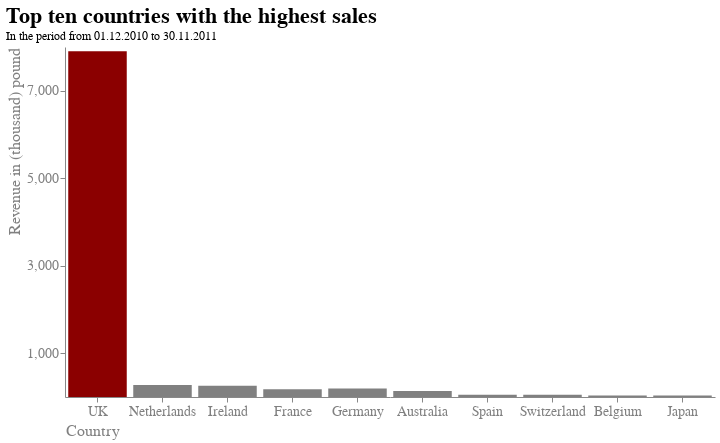

Notebook source saved alongside this figure:
### Markdown cell above
# Chart Beschreibung
Um zuerst eine Übersicht dem Zuhörer zu ermöglichen über den aktuellen Kenntnisstand werden die Umsätze nach Regionen / Ländern gezeigt. Hierfür werden die Regionen aufgrund der hohen Anzahl auf zehn begrenzt, um die Übersichtlichkeit beibehalten zu können. Als Visualisierungsart wird dabei ein Säulendiagramm verwendet, um die Verhältnisse der kategorialen (Land) und nummerischen Variable (Umsatz) zu visualisieren. Das Säulendiagramm wurde dabei gewählt, da hier sehr gut einzelne Werte verglichen werden können. Hier wird Clutter eleminiert indem Hilfs und Gridlinien, sowie die Rahmen rechts und oben entfernt werden (Closure). Außerdem wird der Fokus gezielt mit (hue) Farbe auf den Umsatz des Landes UK gelegt, da die Problematik auf der Verteilung und dem großen Anteil Uks liegt. Zudem wird im Kontext des Designs der Schwerpunkt auf ein schlichtes Design mit wenigen Farben (Schwarz, grau und dunkelrot) gelegt.

### Code cell
# Visualisierung der umsatzstärksten Kunden
chart_co1 = alt.Chart(df_plot).mark_bar().encode(
    y=alt.Y("TotalPrice",
            axis=alt.Axis(title="Revenue in (thousand) pound", 
                          labelAngle=0,
                          titleAnchor="end",
                          grid=False,
                          values=[1000,3000,5000,7000])),
    x=alt.X("Country",
            sort=["UK", "Netherlands","Ireland","France","Germany","Australia","Spain","Switzerland","Belgium","Sweden"],
            axis=alt.Axis(title = "Country",
                          titleAnchor="start",
                          labelAngle=0)),
    color=alt.condition(
        alt.FieldOneOfPredicate("Country", ["UK"]),
        alt.value("darkred"),     
        alt.value("grey")     
    )
).properties(
    title={"text":["Top ten countries with the highest sales"], "subtitle":["In the period from 01.12.2010 to 30.11.2011"]},
    width=650,
    height=350
)


alt.layer(chart_co1).configure_view(
    strokeWidth=0
).configure_title(
    fontSize=22,
    font="Arial",
    color="black",
    anchor="start"
).configure_axis(
    labelFont="Arial",
    titleFont="Arial",
    labelFontSize=14,
    titleFontSize=16,
    titleFontWeight="normal",
    labelColor="grey",
    titleColor="grey"
)

### Figure 1 — Vega-Lite specification as saved in the notebook (floating-point values rounded to 4 significant figures)
{"config": {"view": {"continuousWidth": 400, "continuousHeight": 300, "strokeWidth": 0}, "axis": {"labelColor": "grey", "labelFont": "Arial", "labelFontSize": 14, "titleColor": "grey", "titleFont": "Arial", "titleFontSize": 16, "titleFontWeight": "normal"}, "title": {"anchor": "start", "color": "black", "font": "Arial", "fontSize": 22}}, "layer": [{"mark": "bar", "encoding": {"color": {"condition": {"value": "darkred", "test": {"field": "Country", "oneOf": ["UK"]}}, "value": "grey"}, "x": {"axis": {"labelAngle": 0, "title": "Country", "titleAnchor": "start"}, "field": "Country", "sort": ["UK", "Netherlands", "Ireland", "France", "Germany", "Australia", "Spain", "Switzerland", "Belgium", "Sweden"], "type": "nominal"}, "y": {"axis": {"grid": false, "labelAngle": 0, "title": "Revenue in (thousand) pound", "titleAnchor": "end", "values": [1000, 3000, 5000, 7000]}, "field": "TotalPrice", "type": "quantitative"}}, "height": 350, "title": {"text": ["Top ten countries with the highest sales"], "subtitle": ["In the period from 01.12.2010 to 30.11.2011"]}, "width": 650}], "data": {"name": "data-22ec7abc7ffccf0e3e85c366f7df0e77"}, "$schema": "https://vega.github.io/schema/vega-lite/v4.17.0.json", "datasets": {"data-22ec7abc7ffccf0e3e85c366f7df0e77": [{"Quantity": 4057262, "UnitPrice": 1552000.0, "CustomerID": 5368000000.0, "TotalPrice": 7904.0, "Country": "UK"}, {"Quantity": 192552, "UnitPrice": 5491.0, "CustomerID": 32370000.0, "TotalPrice": 271.8, "Country": "Netherlands"}, {"Quantity": 138521, "UnitPrice": 31570.0, "CustomerID": 105500000.0, "TotalPrice": 257.5, "Country": "Ireland"}, {"Quantity": 112450, "UnitPrice": 24420.0, "CustomerID": 111000000.0, "TotalPrice": 194.0, "Country": "Germany"}, {"Quantity": 106086, "UnitPrice": 21370.0, "CustomerID": 99550000.0, "TotalPrice": 176.0, "Country": "France"}, {"Quantity": 83653, "UnitPrice": 3442.0, "CustomerID": 15670000.0, "TotalPrice": 137.0, "Country": "Australia"}, {"Quantity": 30228, "UnitPrice": 5572.0, "CustomerID": 23350000.0, "TotalPrice": 52.51, "Country": "Switzerland"}, {"Quantity": 26363, "UnitPrice": 7932.0, "CustomerID": 30760000.0, "TotalPrice": 51.52, "Country": "Spain"}, {"Quantity": 25270, "UnitPrice": 716.0, "CustomerID": 4427000.0, "TotalPrice": 35.54, "Country": "Japan"}, {"Quantity": 21791, "UnitPrice": 5826.0, "CustomerID": 23340000.0, "TotalPrice": 35.38, "Country": "Belgium"}]}}
